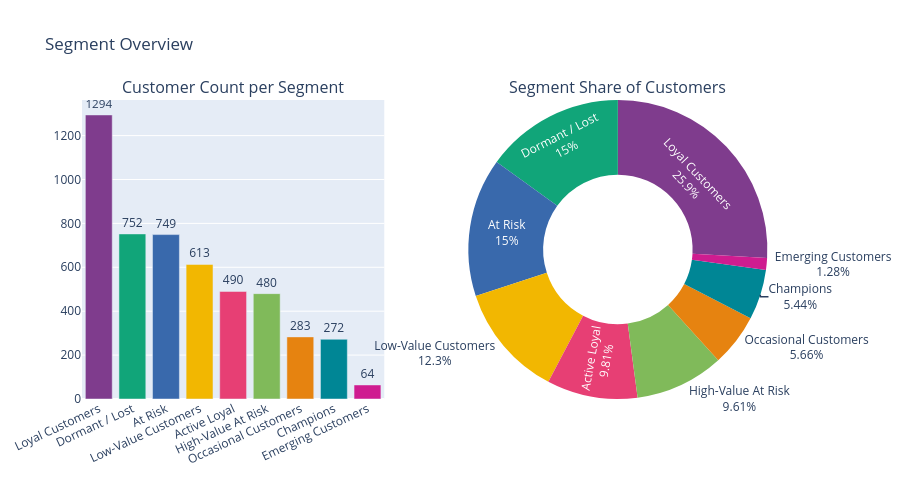

Notebook code for this chart:
### Markdown cell above
### Visualise Customer Segment Distribution

**Prepare Segment Counts**

Count the number of customers belonging to each business segment and organise the results into a summary containing the segment name and customer count.

**Create the Segment Overview**

Create a two-part visualisation to show the distribution of customers across the identified segments.

**Customer Count per Segment**

The bar chart displays the **number of customers in each segment**, making it easy to compare the size of the segments and identify which segments contain the largest and smallest customer populations.

**Segment Share of Customers**

The donut chart shows the **percentage contribution of each segment to the total customer base**. This provides a clearer view of how the overall customer population is distributed across the different segments.

**Interpret the Visualisation**

Together, the two charts provide both the **actual customer count** and the **relative share** of each segment. This helps determine whether the customer base is concentrated in a few segments or distributed relatively evenly across the identified customer groups.

### Code cell
import pandas as pd
import numpy as np
import plotly.express as px
import plotly.graph_objects as go
from plotly.subplots import make_subplots

# Data
seg_counts = modelling_data["Segment"].value_counts().reset_index()
seg_counts.columns = ["Segment", "Customers"]

fig = make_subplots(
    rows=1, cols=2,
    specs=[[{"type": "xy"}, {"type": "domain"}]],
    subplot_titles=("Customer Count per Segment", "Segment Share of Customers"),
    horizontal_spacing=0.12,
)

# 1a — Bar
fig.add_trace(
    go.Bar(
        x=seg_counts["Segment"], y=seg_counts["Customers"],
        marker_color=px.colors.qualitative.Bold[:len(seg_counts)],
        text=seg_counts["Customers"], textposition="outside",
        showlegend=False, name="Customers",
    ),
    row=1, col=1,
)

# 1b — Pie (donut)
fig.add_trace(
    go.Pie(
        labels=seg_counts["Segment"], values=seg_counts["Customers"],
        hole=0.5, textinfo="label+percent",
        marker=dict(colors=px.colors.qualitative.Bold),
        showlegend=False,
    ),
    row=1, col=2,
)

fig.update_xaxes(tickangle=-25, row=1, col=1)
fig.update_layout(height=480, title_text="Segment Overview")
fig.show()

### Figure 1 — Plotly figure (JSON) as saved in the notebook; plotly's stock layout.template omitted (floating-point values rounded to 4 significant figures)
{"data": [{"marker": {"color": ["rgb(127, 60, 141)", "rgb(17, 165, 121)", "rgb(57, 105, 172)", "rgb(242, 183, 1)", "rgb(231, 63, 116)", "rgb(128, 186, 90)", "rgb(230, 131, 16)", "rgb(0, 134, 149)", "rgb(207, 28, 144)"]}, "name": "Customers", "showlegend": false, "text": [1294.0, 752.0, 749.0, 613.0, 490.0, 480.0, 283.0, 272.0, 64.0], "textposition": "outside", "type": "bar", "x": ["Loyal Customers", "Dormant / Lost", "At Risk", "Low-Value Customers", "Active Loyal", "High-Value At Risk", "Occasional Customers", "Champions", "Emerging Customers"], "xaxis": "x", "y": [1294, 752, 749, 613, 490, 480, 283, 272, 64], "yaxis": "y"}, {"domain": {"x": [0.56, 1], "y": [0, 1]}, "hole": 0.5, "labels": ["Loyal Customers", "Dormant / Lost", "At Risk", "Low-Value Customers", "Active Loyal", "High-Value At Risk", "Occasional Customers", "Champions", "Emerging Customers"], "marker": {"colors": ["rgb(127, 60, 141)", "rgb(17, 165, 121)", "rgb(57, 105, 172)", "rgb(242, 183, 1)", "rgb(231, 63, 116)", "rgb(128, 186, 90)", "rgb(230, 131, 16)", "rgb(0, 134, 149)", "rgb(207, 28, 144)", "rgb(249, 123, 114)", "rgb(165, 170, 153)"]}, "showlegend": false, "textinfo": "label+percent", "type": "pie", "values": [1294, 752, 749, 613, 490, 480, 283, 272, 64]}], "layout": {"annotations": [{"font": {"size": 16}, "showarrow": false, "text": "Customer Count per Segment", "x": 0.22, "xanchor": "center", "xref": "paper", "y": 1, "yanchor": "bottom", "yref": "paper"}, {"font": {"size": 16}, "showarrow": false, "text": "Segment Share of Customers", "x": 0.78, "xanchor": "center", "xref": "paper", "y": 1, "yanchor": "bottom", "yref": "paper"}], "height": 480, "title": {"text": "Segment Overview"}, "xaxis": {"anchor": "y", "domain": [0, 0.44], "tickangle": -25}, "yaxis": {"anchor": "x", "domain": [0, 1]}}}
